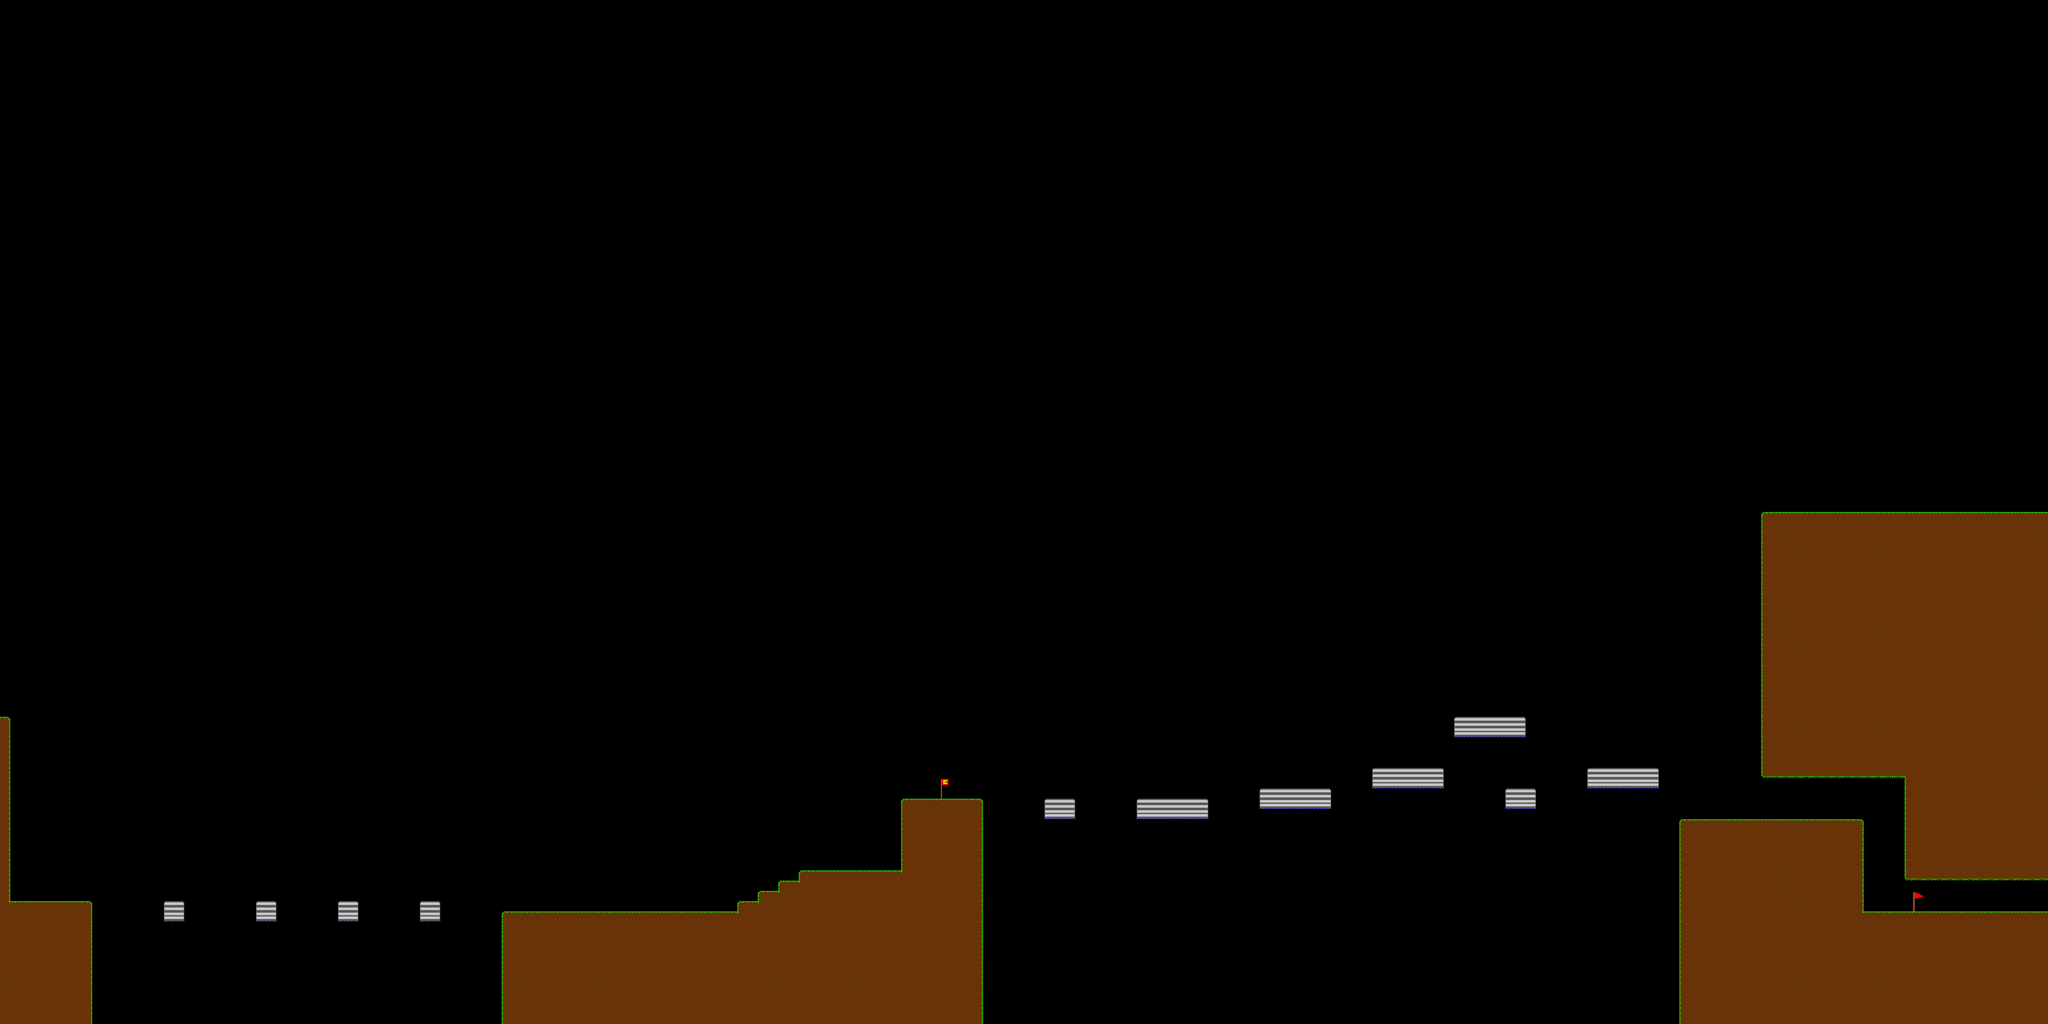

Tiled map render using the project's own tile images. Description and the map definition, with tile-layer contents summarised, below:
An orthogonal 200x100 tile map with 48x48 px tiles, 3 tile layers (Tile Layer 1, checkpoint, finish), 6 tilesets and 3 objects.

<map version="1.5" tiledversion="1.7.0" orientation="orthogonal" renderorder="right-down" width="200" height="100" tilewidth="48" tileheight="48" infinite="0" nextlayerid="7" nextobjectid="5">
 <tileset firstgid="1" source="ground.tsx" />
 <tileset firstgid="50" source="float.tsx" />
 <tileset firstgid="59" source="../coolant.tsx" />
 <tileset firstgid="60" source="checkpoint.tsx" />
 <tileset firstgid="62" source="finish.tsx" />
 <tileset firstgid="64" source="../power cell.tsx" />
 <layer id="1" name="Tile Layer 1" width="200" height="100">
  <data>[20000 cells, 2310 non-empty, 20 distinct tile ids]</data>
 </layer>
 <layer id="4" name="checkpoint" width="200" height="100">
  <data>[20000 cells, 2 non-empty, 2 distinct tile ids]</data>
 </layer>
 <layer id="5" name="finish" width="200" height="100">
  <data>[20000 cells, 2 non-empty, 2 distinct tile ids]</data>
 </layer>
 <objectgroup id="6" name="power">
  <object id="2" gid="64" x="7104" y="3692" width="48" height="48" />
 </objectgroup>
 <objectgroup id="3" name="coolant">
  <object id="3" gid="59" x="8106" y="3832" width="48" height="48" />
  <object id="4" gid="59" x="4476" y="3742" width="48" height="48" />
 </objectgroup>
</map>
